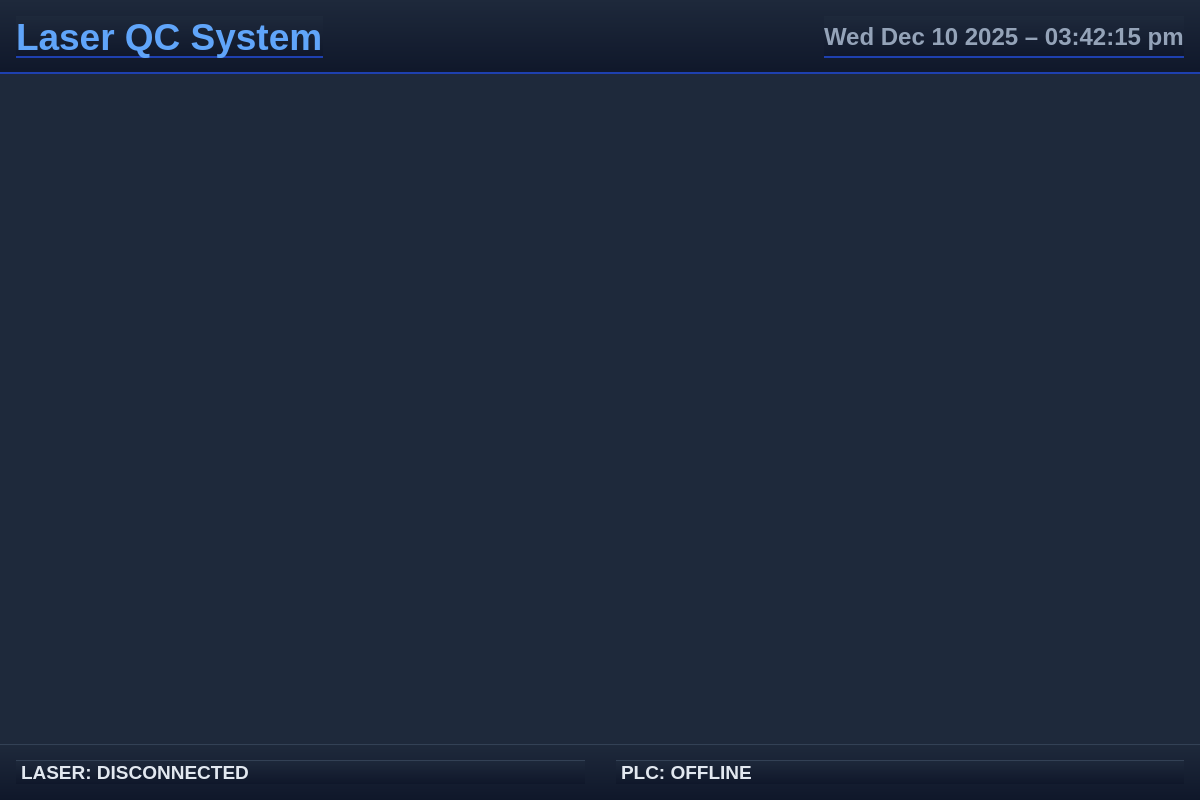
<?xml version="1.0" encoding="UTF-8"?>
<ui version="4.0">
 <class>MainWindow</class>
 <widget class="QMainWindow" name="MainWindow">
  <property name="geometry">
   <rect>
    <x>0</x>
    <y>0</y>
    <width>1200</width>
    <height>800</height>
   </rect>
  </property>
  <property name="minimumSize">
   <size>
    <width>1000</width>
    <height>600</height>
   </size>
  </property>
  <property name="windowTitle">
   <string>NTF Advanced Composites – Pneumatic QC System</string>
  </property>
  <property name="styleSheet">
   <string notr="true">
    QMainWindow { background-color: #0f172a; }
    QLabel { color: #e2e8f0; }
   </string>
  </property>

  <widget class="QWidget" name="centralwidget">
   <layout class="QVBoxLayout" name="verticalLayout">
    <property name="spacing">
     <number>0</number>
    </property>
    <property name="margin">
     <number>0</number>
    </property>

    <!-- ==================== HEADER PLACEHOLDER ==================== -->
    <item>
     <widget class="QWidget" name="header_placeholder">
      <property name="minimumHeight">
       <number>90</number>
      </property>
      <property name="styleSheet">
       <string notr="true">
        background: qlineargradient(x1:0, y1:0, x2:0, y2:1, stop:0 #1e293b, stop:1 #0f172a);
        border-bottom: 2px solid #1e40af;
       </string>
      </property>
      <layout class="QHBoxLayout" name="headerLayout">
       <property name="spacing">
        <number>20</number>
       </property>
       <property name="margin">
        <number>16</number>
       </property>

       <item>
        <widget class="QLabel" name="titleLabel">
         <property name="font">
          <font>
           <family>Segoe UI</family>
           <pointsize>28</pointsize>
           <weight>75</weight>
           <bold>true</bold>
          </font>
         </property>
         <property name="text">
          <string>Laser QC System</string>
         </property>
         <property name="styleSheet">
          <string notr="true">color: #60a5fa;</string>
         </property>
        </widget>
       </item>

       <item>
        <spacer name="headerSpacer">
         <property name="orientation">
          <enum>Qt::Horizontal</enum>
         </property>
         <property name="sizeHint" stdset="0">
          <size>
           <width>40</width>
           <height>20</height>
          </size>
         </property>
        </spacer>
       </item>

       <item>
        <widget class="QLabel" name="datetimeLabel">
         <property name="font">
          <font>
           <pointsize>18</pointsize>
           <weight>75</weight>
          </font>
         </property>
         <property name="text">
          <string>Wed Dec 10 2025 – 03:42:15 pm</string>
         </property>
         <property name="styleSheet">
          <string notr="true">color: #94a3b8;</string>
         </property>
        </widget>
       </item>
      </layout>
     </widget>
    </item>

    <!-- ==================== MAIN STACKED WIDGET ==================== -->
    <item>
     <widget class="QStackedWidget" name="stackedWidget">
      <property name="styleSheet">
       <string notr="true">background-color: #1e293b;</string>
      </property>
      <widget class="QWidget" name="page_live"/>
      <widget class="QWidget" name="page_settings"/>
     </widget>
    </item>

    <!-- ==================== FOOTER STATUS BAR ==================== -->
    <item>
     <widget class="QWidget" name="footer_widget">
      <property name="minimumHeight">
       <number>60</number>
      </property>
      <property name="styleSheet">
       <string notr="true">
        background: qlineargradient(x1:0, y1:0, x2:0, y2:1, stop:0 #1e293b, stop:1 #0f172a);
        border-top: 1px solid #334155;
       </string>
      </property>
      <layout class="QHBoxLayout" name="footerLayout">
       <property name="spacing">
        <number>30</number>
       </property>
       <property name="margin">
        <number>16</number>
       </property>

       <item>
        <widget class="QLabel" name="gsmStatusLabel">
         <property name="font">
          <font>
           <pointsize>14</pointsize>
           <weight>75</weight>
           <bold>true</bold>
          </font>
         </property>
         <property name="text">
          <string>LASER: DISCONNECTED</string>
         </property>
        </widget>
       </item>

       <item>
        <spacer name="footerSpacer"/>
       </item>

       <item>
        <widget class="QLabel" name="plcStatusLabel">
         <property name="font">
          <font>
           <pointsize>14</pointsize>
           <weight>75</weight>
           <bold>true</bold>
          </font>
         </property>
         <property name="text">
          <string>PLC: OFFLINE</string>
         </property>
        </widget>
       </item>
      </layout>
     </widget>
    </item>
   </layout>
  </widget>
 </widget>

 <resources/>
 <connections/>
</ui>
